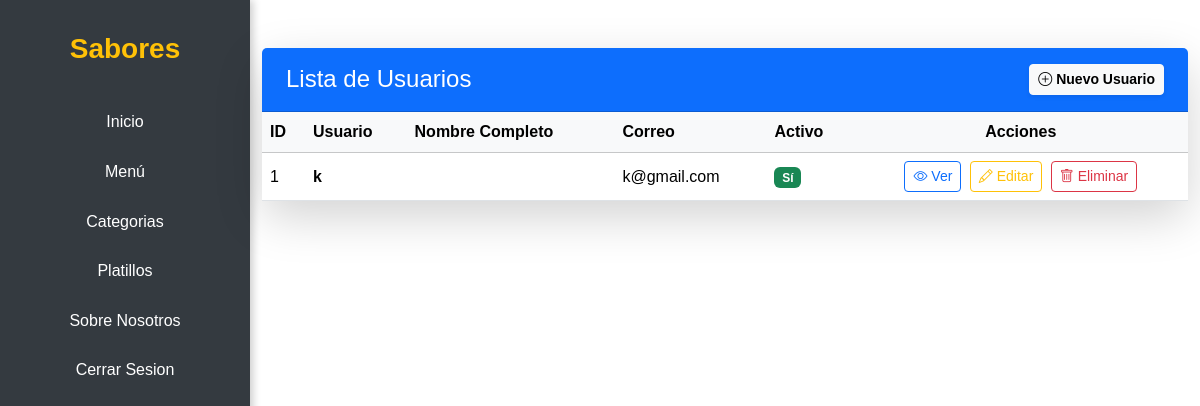
/accounts/users/ (signed in), run on the app's committed database.
### apps/accounts/models.py (models this page shows)
class AppUser(AbstractUser):
    pass

### apps/accounts/views.py (the view)
# urls.py: path('users/', views.UserListView.as_view(), name='user_list'),
class UserListView(LoginRequiredMixin, ListView):
    login_url = 'accounts:login'
    model = AppUser
    template_name = 'accounts/user_list.html'
    context_object_name = 'users'

### templates/accounts/user_list.html
{% extends 'main/base.html' %}
{% load static %}
{% block content %}
<div class="container my-5">
    <div class="card shadow-lg border-0 rounded-4">
        <div class="card-header bg-primary text-white d-flex justify-content-between align-items-center py-3 px-4">
            <h2 class="mb-0 fs-4">Lista de Usuarios</h2>
            <a href="#" class="btn btn-light btn-sm fw-semibold shadow-sm">
                <i class="bi bi-plus-circle"></i> Nuevo Usuario
            </a>
        </div>
        <div class="card-body p-0">
            <div class="table-responsive">
                <table class="table table-hover align-middle mb-0">
                    <thead class="table-light">
                        <tr>
                            <th>ID</th>
                            <th>Usuario</th>
                            <th>Nombre Completo</th>
                            <th>Correo</th>
                            <th>Activo</th>
                            <th class="text-center">Acciones</th>
                        </tr>
                    </thead>
                    <tbody>
                        {% for user in users %}
                        <tr>
                            <td>{{ user.id }}</td>
                            <td class="fw-semibold">{{ user.username }}</td>
                            <td>{{ user.first_name }} {{ user.last_name }}</td>
                            <td>{{ user.email }}</td>
                            <td>
                                {% if user.is_active %}
                                    <span class="badge bg-success">Sí</span>
                                {% else %}
                                    <span class="badge bg-danger">No</span>
                                {% endif %}
                            </td>
                            <td class="text-center">
                                <a href="#" class="btn btn-sm btn-outline-primary me-1">
                                    <i class="bi bi-eye"></i> Ver
                                </a>
                                <a href="#" class="btn btn-sm btn-outline-warning me-1">
                                    <i class="bi bi-pencil"></i> Editar
                                </a>
                                <a href="#" class="btn btn-sm btn-outline-danger">
                                    <i class="bi bi-trash"></i> Eliminar
                                </a>
                            </td>
                        </tr>
                        {% empty %}
                        <tr>
                            <td colspan="6" class="text-center text-muted py-4">
                                No hay usuarios registrados.
                            </td>
                        </tr>
                        {% endfor %}
                    </tbody>
                </table>
            </div>
        </div>
    </div>
</div>
<link rel="stylesheet" href="https://cdn.jsdelivr.net/npm/bootstrap-icons@1.11.1/font/bootstrap-icons.css">
{% endblock %}

### templates/main/base.html (style rules this page uses)
body { font-family: 'Arial', sans-serif; margin-left: 250px; }

### data on the page
AppUser: id "1", username "k", email "k@gmail.com", is_active "Sí"
